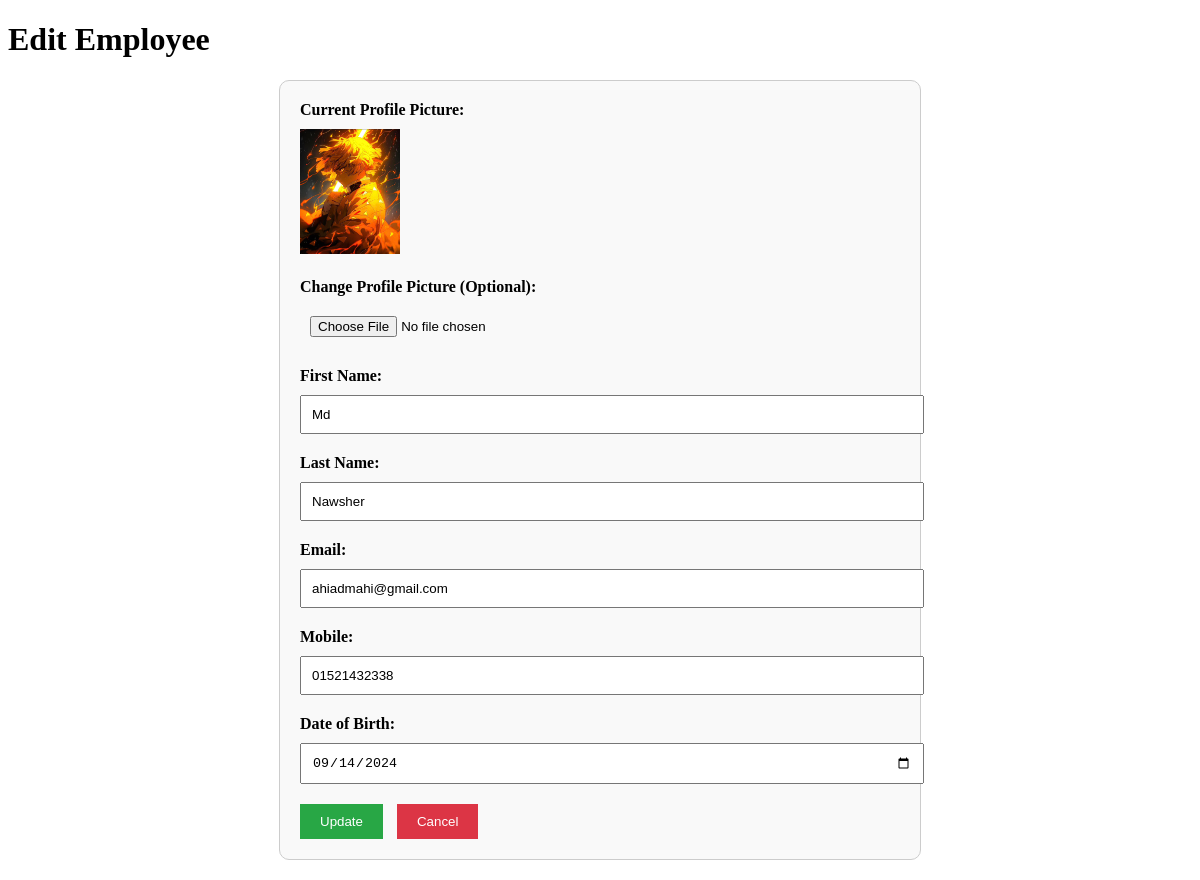
Screenshot of /edit_employee/2/ with the database file from the repository.
### Employee/models.py (models this page shows, shortened)
class Employee(models.Model):
    first_name = models.CharField(max_length=100)
    last_name = models.CharField(max_length=100)
    email = models.EmailField(unique=True)
    mobile = models.CharField(max_length=15)
    date_of_birth = models.DateField()
    profile_picture = models.ImageField(upload_to='pictures', blank=True, null=True)

### Employee/views.py (the view)
# urls.py: path('edit_employee/<int:id>/', edit_employee, name='edit_employee'),
def edit_employee(request, id):
    employee = get_object_or_404(Employee, id=id)
    context = {'employee': employee}
    return render(request, "edit_employee.html", context)

### Employee/templates/edit_employee.html (shortened to what this page needs)
<!DOCTYPE html>
<html lang="en">
<head>
</head>
<body>
    <h1>Edit Employee</h1>
    <form action="{% url 'update_employee' employee.id %}" method="POST" enctype="multipart/form-data">
        <div class="profile-picture">
            <label>Current Profile Picture:</label>
            {% if employee.profile_picture %}
                <img src="{{ employee.profile_picture.url }}" alt="{{ employee.full_name }}">
            {% else %}
                <p>No picture available</p>
            {% endif %}
        </div>
        <label for="profile_picture">Change Profile Picture (Optional):</label>
        <input type="file" id="profile_picture" name="profile_picture">
        <label for="first_name">First Name:</label>
        <input type="text" id="first_name" name="first_name" value="{{ employee.first_name }}" required>
        <label for="last_name">Last Name:</label>
        <input type="text" id="last_name" name="last_name" value="{{ employee.last_name }}" required>
        <label for="email">Email:</label>
        <input type="email" id="email" name="email" value="{{ employee.email }}" required>
        <label for="mobile">Mobile:</label>
        <input type="text" id="mobile" name="mobile" value="{{ employee.mobile }}" required>
        <label for="date_of_birth">Date of Birth:</label>
        <input type="date" id="date_of_birth" name="date_of_birth" value="{{ employee.date_of_birth|date:'Y-m-d' }}" required>
        <button type="submit" class="update">Update</button>
        <a href="{% url 'update_employee' employee.id %}"><button type="button" class="cancel">Cancel</button></a>
    </form>
</body>
</html>

### Employee/templates/edit_employee.html (style rules this page uses)
form { max-width: 600px; margin: 20px auto; padding: 20px; border: 1px solid #ccc; border-radius: 10px; background-color: #f9f9f9; }
label { font-weight: bold; display: block; margin-bottom: 10px; }
input, select { width: 100%; padding: 10px; margin-bottom: 20px; }
button { padding: 10px 20px; margin-right: 10px; cursor: pointer; }
button.update { background-color: #28a745; color: white; border: none; }
button.cancel { background-color: #dc3545; color: white; border: none; }
.profile-picture img { max-width: 100px; margin-bottom: 20px; }

### rows the page displays
Employee: profile_picture (picture), first_name "Md", last_name "Nawsher", email "ahiadmahi@gmail.com", mobile "01521432338", date_of_birth "09/14/2024"
